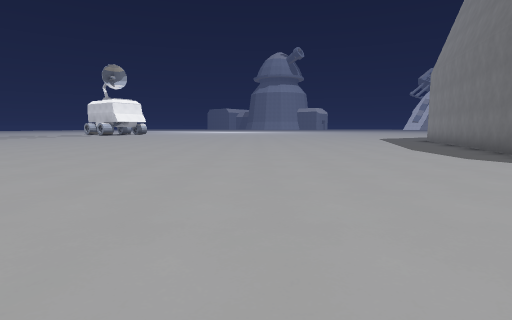
View 1 (above)

12 first-person views from a walk through a 3-D level made in the Godot game engine. The camera is 1.2 m above the floor, tilts 6° down and sees 80° across. The floor is counted in squares, 2 m on a side. Each view is taken from the middle of a square. On the plan, view 1 faces up. The plan holds only what a view shows up to about 9 squares ahead; the rest is blank. The place goes on beyond the plan. Surface patterns are stand-ins for the level's own textures.

View 2
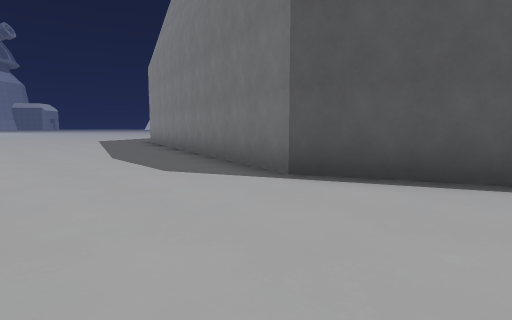

View 3
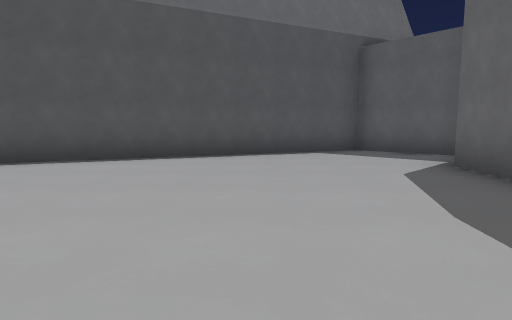

View 4
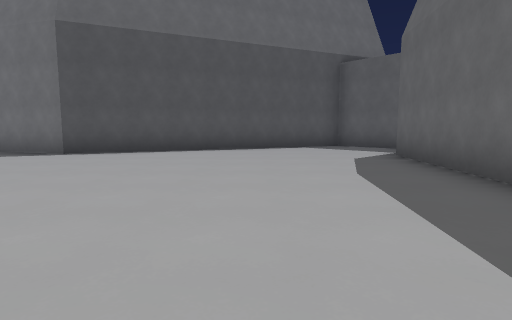

View 5
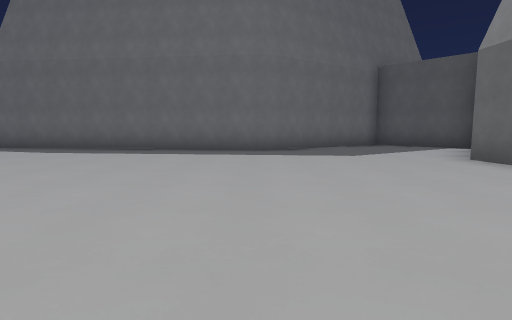

View 6
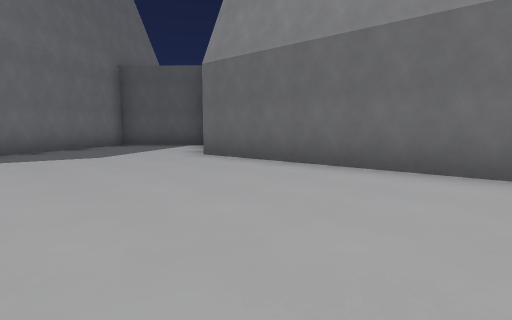

View 7
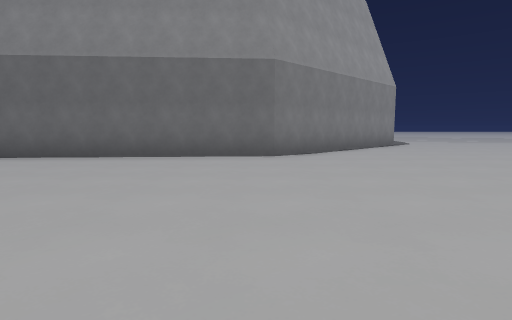

View 8
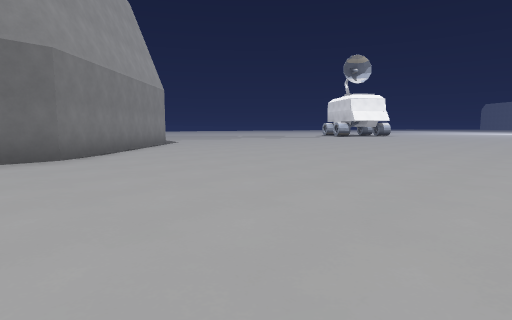

View 9
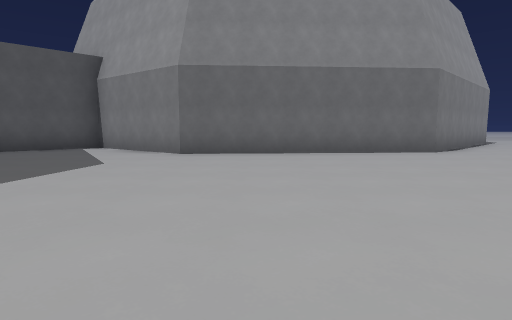

View 10
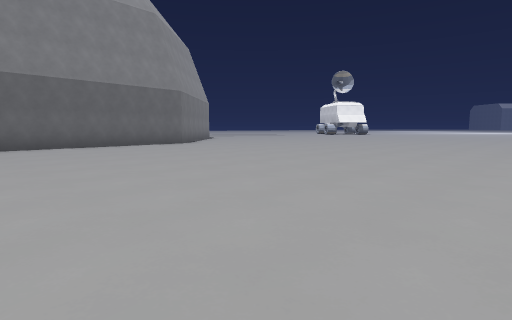

View 11
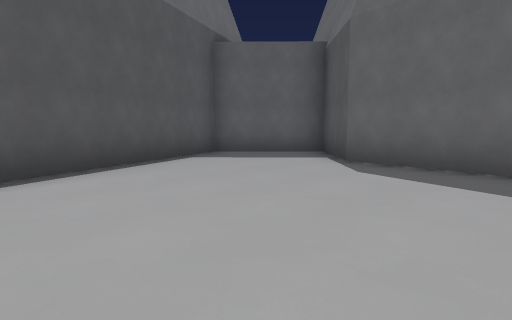

View 12
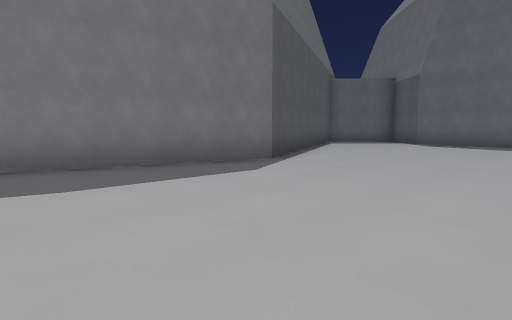

### Floor plan
Points are (right, up) in squares from view 1. A wall is a line through its corners. A room is listed if a view was taken in it or the views show most of it. See-through windows are left out.
Room 1 (views 1, 2, 3, 4, 5, 6, 7, 8, 9, 10, 11, 12)
walls: (-5.9, -4) (-3.3, -2.2) (4.8, -3.1) (6.3, -4.7) (8.3, -2.8) (5.1, 4.5) (6.6, 9.5); (-10.1, 9.2) (-7.5, 6.4) (-7.1, 0.2) (-9.3, -2.7) (-7.6, -4.5)

Where each view was taken, in squares from view 1:
view 1: 0 up, 0 right, facing up
view 2: 2 up, 2 right, facing up-right
view 3: 0 up, 0 right, facing right
view 4: 0 up, 2 left, facing right
view 5: 6 up, 3 left, facing down
view 6: 6 up, 3 left, facing down-left
view 7: 6 up, 1 left, facing left
view 8: 5 up, 1 left, facing up-left
view 9: 2 up, 0 right, facing left
view 10: 0 up, 3 right, facing up-left
view 11: 2 up, 2 right, facing down-right
view 12: 9 up, 1 right, facing down-right
